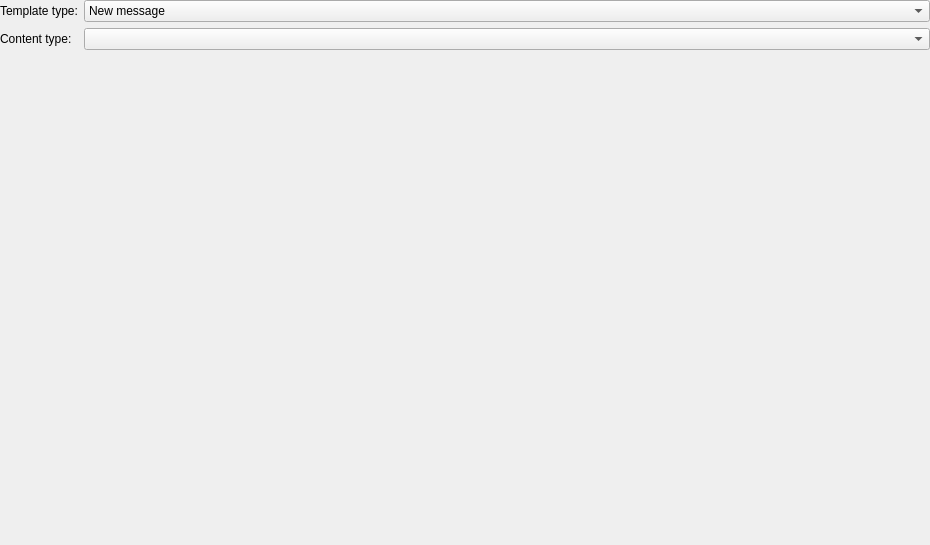
<?xml version="1.0" encoding="UTF-8"?>
<ui version="4.0">
 <class>TemplatesEditorWidget</class>
 <widget class="QWidget" name="TemplatesEditorWidget">
  <property name="geometry">
   <rect>
    <x>0</x>
    <y>0</y>
    <width>930</width>
    <height>545</height>
   </rect>
  </property>
  <property name="windowTitle">
   <string/>
  </property>
  <layout class="QVBoxLayout" name="verticalLayout">
   <property name="margin">
    <number>0</number>
   </property>
   <item>
    <layout class="QFormLayout" name="formLayout">
     <item row="0" column="0">
      <widget class="QLabel" name="label">
       <property name="text">
        <string>Template type:</string>
       </property>
      </widget>
     </item>
     <item row="0" column="1">
      <widget class="QComboBox" name="MessageType_">
       <item>
        <property name="text">
         <string>New message</string>
        </property>
       </item>
       <item>
        <property name="text">
         <string>Reply</string>
        </property>
       </item>
       <item>
        <property name="text">
         <string>Forwarded message</string>
        </property>
       </item>
      </widget>
     </item>
     <item row="1" column="0">
      <widget class="QLabel" name="label_2">
       <property name="text">
        <string>Content type:</string>
       </property>
      </widget>
     </item>
     <item row="1" column="1">
      <widget class="QComboBox" name="ContentType_"/>
     </item>
    </layout>
   </item>
   <item>
    <widget class="LC::Snails::MultiEditorWidget" name="Editor_" native="true">
     <property name="sizePolicy">
      <sizepolicy hsizetype="Expanding" vsizetype="Expanding">
       <horstretch>0</horstretch>
       <verstretch>0</verstretch>
      </sizepolicy>
     </property>
    </widget>
   </item>
  </layout>
 </widget>
 <customwidgets>
  <customwidget>
   <class>LC::Snails::MultiEditorWidget</class>
   <extends>QWidget</extends>
   <header>multieditorwidget.h</header>
   <container>1</container>
  </customwidget>
 </customwidgets>
 <resources/>
 <connections/>
</ui>
